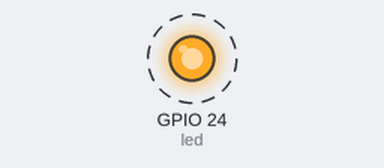
A program run on a simulated Raspberry Pi (BCM pin numbers). Shown: output pins drawn as LEDs (lit = HIGH). Dashed ring = blinking. At 6.0 s the program stops and its outputs stay as they are.

Above: at 0.5 s.
Timing chart, 0 to 4.6 s (numbered marks = the images above):
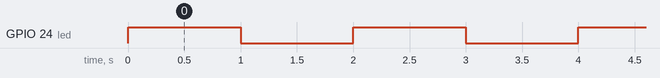

The program:

index.py
```python
#!/usr/bin/env python3
from gpiozero import LED
from time import sleep

led = LED(24)
speedInSeconds = 1

for i in range(3):
    led.toggle()
    sleep(speedInSeconds)
    led.toggle()
    sleep(speedInSeconds)
```

Measured:
- by itself, GPIO 24 (led): alternates HIGH for 1.0 s and LOW for 1.0 s, 6 changes in all, then stays LOW
